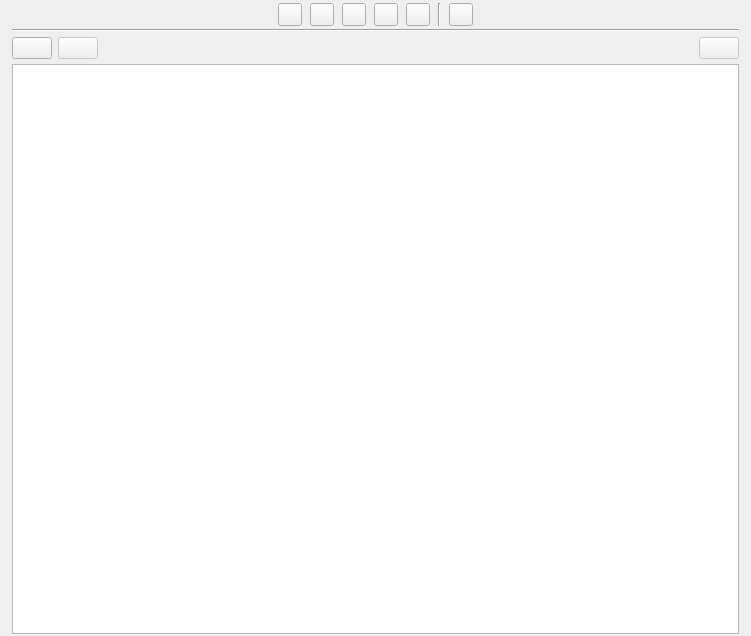
<?xml version="1.0" encoding="UTF-8"?>
<ui version="4.0">
 <class>CharactersView</class>
 <widget class="QWidget" name="CharactersView">
  <property name="geometry">
   <rect>
    <x>0</x>
    <y>0</y>
    <width>751</width>
    <height>636</height>
   </rect>
  </property>
  <property name="windowTitle">
   <string>Form</string>
  </property>
  <layout class="QVBoxLayout" name="verticalLayout">
   <property name="spacing">
    <number>6</number>
   </property>
   <property name="leftMargin">
    <number>2</number>
   </property>
   <property name="topMargin">
    <number>0</number>
   </property>
   <property name="rightMargin">
    <number>2</number>
   </property>
   <property name="bottomMargin">
    <number>2</number>
   </property>
   <item>
    <widget class="QStackedWidget" name="stackedWidget">
     <property name="currentIndex">
      <number>0</number>
     </property>
     <widget class="QWidget" name="pageView">
      <layout class="QVBoxLayout" name="verticalLayout_4">
       <property name="spacing">
        <number>3</number>
       </property>
       <property name="leftMargin">
        <number>10</number>
       </property>
       <property name="topMargin">
        <number>1</number>
       </property>
       <property name="rightMargin">
        <number>10</number>
       </property>
       <property name="bottomMargin">
        <number>0</number>
       </property>
       <item>
        <widget class="QWidget" name="widget_2" native="true">
         <layout class="QHBoxLayout" name="horizontalLayout_5">
          <property name="spacing">
           <number>8</number>
          </property>
          <property name="leftMargin">
           <number>0</number>
          </property>
          <property name="topMargin">
           <number>2</number>
          </property>
          <property name="rightMargin">
           <number>0</number>
          </property>
          <property name="bottomMargin">
           <number>0</number>
          </property>
          <item>
           <spacer name="horizontalSpacer_6">
            <property name="orientation">
             <enum>Qt::Horizontal</enum>
            </property>
            <property name="sizeHint" stdset="0">
             <size>
              <width>40</width>
              <height>20</height>
             </size>
            </property>
           </spacer>
          </item>
          <item>
           <widget class="QToolButton" name="btnCardsView">
            <property name="cursor">
             <cursorShape>PointingHandCursor</cursorShape>
            </property>
            <property name="toolTip">
             <string>Cards view</string>
            </property>
            <property name="styleSheet">
             <string notr="true"/>
            </property>
            <property name="text">
             <string/>
            </property>
            <property name="shortcut">
             <string>1</string>
            </property>
            <property name="checkable">
             <bool>true</bool>
            </property>
            <property name="checked">
             <bool>false</bool>
            </property>
            <property name="base" stdset="0">
             <bool>true</bool>
            </property>
            <attribute name="buttonGroup">
             <string notr="true">btnGroupViews</string>
            </attribute>
           </widget>
          </item>
          <item>
           <widget class="QToolButton" name="btnTableView">
            <property name="cursor">
             <cursorShape>PointingHandCursor</cursorShape>
            </property>
            <property name="toolTip">
             <string>Table view</string>
            </property>
            <property name="text">
             <string/>
            </property>
            <property name="shortcut">
             <string>2</string>
            </property>
            <property name="checkable">
             <bool>true</bool>
            </property>
            <property name="base" stdset="0">
             <bool>true</bool>
            </property>
            <attribute name="buttonGroup">
             <string notr="true">btnGroupViews</string>
            </attribute>
           </widget>
          </item>
          <item>
           <widget class="QToolButton" name="btnBackstoryView">
            <property name="cursor">
             <cursorShape>PointingHandCursor</cursorShape>
            </property>
            <property name="toolTip">
             <string>Backstory view</string>
            </property>
            <property name="text">
             <string/>
            </property>
            <property name="shortcut">
             <string>3</string>
            </property>
            <property name="checkable">
             <bool>true</bool>
            </property>
            <property name="base" stdset="0">
             <bool>true</bool>
            </property>
            <attribute name="buttonGroup">
             <string notr="true">btnGroupViews</string>
            </attribute>
           </widget>
          </item>
          <item>
           <widget class="QToolButton" name="btnRelationsView">
            <property name="cursor">
             <cursorShape>PointingHandCursor</cursorShape>
            </property>
            <property name="toolTip">
             <string>Relations view</string>
            </property>
            <property name="text">
             <string/>
            </property>
            <property name="shortcut">
             <string>4</string>
            </property>
            <property name="checkable">
             <bool>true</bool>
            </property>
            <property name="base" stdset="0">
             <bool>true</bool>
            </property>
            <attribute name="buttonGroup">
             <string notr="true">btnGroupViews</string>
            </attribute>
           </widget>
          </item>
          <item>
           <widget class="QToolButton" name="btnComparison">
            <property name="cursor">
             <cursorShape>PointingHandCursor</cursorShape>
            </property>
            <property name="toolTip">
             <string>Comparison view</string>
            </property>
            <property name="text">
             <string/>
            </property>
            <property name="shortcut">
             <string>5</string>
            </property>
            <property name="checkable">
             <bool>true</bool>
            </property>
            <property name="base" stdset="0">
             <bool>true</bool>
            </property>
            <attribute name="buttonGroup">
             <string notr="true">btnGroupViews</string>
            </attribute>
           </widget>
          </item>
          <item>
           <widget class="Line" name="line_2">
            <property name="orientation">
             <enum>Qt::Vertical</enum>
            </property>
           </widget>
          </item>
          <item>
           <widget class="QToolButton" name="btnProgressView">
            <property name="cursor">
             <cursorShape>PointingHandCursor</cursorShape>
            </property>
            <property name="toolTip">
             <string>Progress view</string>
            </property>
            <property name="text">
             <string/>
            </property>
            <property name="shortcut">
             <string>6</string>
            </property>
            <property name="checkable">
             <bool>true</bool>
            </property>
            <property name="base" stdset="0">
             <bool>true</bool>
            </property>
            <attribute name="buttonGroup">
             <string notr="true">btnGroupViews</string>
            </attribute>
           </widget>
          </item>
          <item>
           <spacer name="horizontalSpacer_9">
            <property name="orientation">
             <enum>Qt::Horizontal</enum>
            </property>
            <property name="sizeHint" stdset="0">
             <size>
              <width>40</width>
              <height>20</height>
             </size>
            </property>
           </spacer>
          </item>
         </layout>
        </widget>
       </item>
       <item>
        <widget class="Line" name="line">
         <property name="orientation">
          <enum>Qt::Horizontal</enum>
         </property>
        </widget>
       </item>
       <item>
        <widget class="QWidget" name="wdgToolbar" native="true">
         <layout class="QHBoxLayout" name="horizontalLayout">
          <property name="spacing">
           <number>6</number>
          </property>
          <property name="leftMargin">
           <number>0</number>
          </property>
          <property name="topMargin">
           <number>2</number>
          </property>
          <property name="rightMargin">
           <number>0</number>
          </property>
          <property name="bottomMargin">
           <number>2</number>
          </property>
          <item>
           <widget class="QPushButton" name="btnNew">
            <property name="sizePolicy">
             <sizepolicy hsizetype="Minimum" vsizetype="Fixed">
              <horstretch>0</horstretch>
              <verstretch>0</verstretch>
             </sizepolicy>
            </property>
            <property name="maximumSize">
             <size>
              <width>130</width>
              <height>16777215</height>
             </size>
            </property>
            <property name="cursor">
             <cursorShape>PointingHandCursor</cursorShape>
            </property>
            <property name="text">
             <string/>
            </property>
            <property name="shortcut">
             <string>Ctrl+N</string>
            </property>
            <property name="positive" stdset="0">
             <bool>true</bool>
            </property>
            <property name="base" stdset="0">
             <bool>true</bool>
            </property>
           </widget>
          </item>
          <item>
           <widget class="QPushButton" name="btnEdit">
            <property name="enabled">
             <bool>false</bool>
            </property>
            <property name="sizePolicy">
             <sizepolicy hsizetype="Minimum" vsizetype="Fixed">
              <horstretch>0</horstretch>
              <verstretch>0</verstretch>
             </sizepolicy>
            </property>
            <property name="maximumSize">
             <size>
              <width>130</width>
              <height>16777215</height>
             </size>
            </property>
            <property name="cursor">
             <cursorShape>PointingHandCursor</cursorShape>
            </property>
            <property name="text">
             <string/>
            </property>
            <property name="shortcut">
             <string>E</string>
            </property>
            <property name="base" stdset="0">
             <bool>true</bool>
            </property>
           </widget>
          </item>
          <item>
           <spacer name="horizontalSpacer_2">
            <property name="orientation">
             <enum>Qt::Horizontal</enum>
            </property>
            <property name="sizeType">
             <enum>QSizePolicy::Preferred</enum>
            </property>
            <property name="sizeHint" stdset="0">
             <size>
              <width>40</width>
              <height>20</height>
             </size>
            </property>
           </spacer>
          </item>
          <item>
           <spacer name="horizontalSpacer">
            <property name="orientation">
             <enum>Qt::Horizontal</enum>
            </property>
            <property name="sizeHint" stdset="0">
             <size>
              <width>40</width>
              <height>20</height>
             </size>
            </property>
           </spacer>
          </item>
          <item>
           <widget class="QPushButton" name="btnDelete">
            <property name="enabled">
             <bool>false</bool>
            </property>
            <property name="maximumSize">
             <size>
              <width>130</width>
              <height>16777215</height>
             </size>
            </property>
            <property name="cursor">
             <cursorShape>PointingHandCursor</cursorShape>
            </property>
            <property name="text">
             <string/>
            </property>
            <property name="shortcut">
             <string>Del</string>
            </property>
            <property name="deconstructive" stdset="0">
             <bool>true</bool>
            </property>
            <property name="base" stdset="0">
             <bool>true</bool>
            </property>
           </widget>
          </item>
         </layout>
        </widget>
       </item>
       <item>
        <widget class="QStackedWidget" name="stackCharacters">
         <property name="currentIndex">
          <number>0</number>
         </property>
         <widget class="QWidget" name="pageTableView">
          <layout class="QVBoxLayout" name="verticalLayout_6">
           <property name="spacing">
            <number>0</number>
           </property>
           <property name="leftMargin">
            <number>0</number>
           </property>
           <property name="topMargin">
            <number>0</number>
           </property>
           <property name="rightMargin">
            <number>0</number>
           </property>
           <property name="bottomMargin">
            <number>0</number>
           </property>
           <item>
            <widget class="QTableView" name="tblCharacters">
             <property name="tabKeyNavigation">
              <bool>false</bool>
             </property>
             <property name="dragEnabled">
              <bool>false</bool>
             </property>
             <property name="dragDropMode">
              <enum>QAbstractItemView::NoDragDrop</enum>
             </property>
             <property name="defaultDropAction">
              <enum>Qt::CopyAction</enum>
             </property>
             <property name="iconSize">
              <size>
               <width>32</width>
               <height>32</height>
              </size>
             </property>
             <property name="sortingEnabled">
              <bool>true</bool>
             </property>
             <attribute name="horizontalHeaderMinimumSectionSize">
              <number>20</number>
             </attribute>
             <attribute name="horizontalHeaderStretchLastSection">
              <bool>true</bool>
             </attribute>
             <attribute name="verticalHeaderVisible">
              <bool>false</bool>
             </attribute>
             <attribute name="verticalHeaderMinimumSectionSize">
              <number>33</number>
             </attribute>
             <attribute name="verticalHeaderDefaultSectionSize">
              <number>33</number>
             </attribute>
            </widget>
           </item>
          </layout>
         </widget>
         <widget class="QWidget" name="pageBackstory">
          <layout class="QVBoxLayout" name="verticalLayout_2">
           <property name="spacing">
            <number>3</number>
           </property>
           <property name="leftMargin">
            <number>0</number>
           </property>
           <property name="topMargin">
            <number>2</number>
           </property>
           <property name="rightMargin">
            <number>0</number>
           </property>
           <property name="bottomMargin">
            <number>2</number>
           </property>
           <item alignment="Qt::AlignTop">
            <widget class="CharacterSelectorButtons" name="wdgCharacterSelector" native="true">
             <property name="sizePolicy">
              <sizepolicy hsizetype="Expanding" vsizetype="Preferred">
               <horstretch>0</horstretch>
               <verstretch>0</verstretch>
              </sizepolicy>
             </property>
             <property name="minimumSize">
              <size>
               <width>0</width>
               <height>0</height>
              </size>
             </property>
            </widget>
           </item>
           <item>
            <widget class="QScrollArea" name="scrollArea_2">
             <property name="widgetResizable">
              <bool>true</bool>
             </property>
             <widget class="QWidget" name="scrollAreaBackstoryContent">
              <property name="geometry">
               <rect>
                <x>0</x>
                <y>0</y>
                <width>98</width>
                <height>28</height>
               </rect>
              </property>
              <layout class="QHBoxLayout" name="horizontalLayout_4">
               <property name="spacing">
                <number>3</number>
               </property>
               <property name="leftMargin">
                <number>2</number>
               </property>
               <property name="topMargin">
                <number>2</number>
               </property>
               <property name="rightMargin">
                <number>2</number>
               </property>
               <property name="bottomMargin">
                <number>2</number>
               </property>
              </layout>
             </widget>
            </widget>
           </item>
          </layout>
         </widget>
         <widget class="QWidget" name="pageRelationsView">
          <layout class="QVBoxLayout" name="verticalLayout_9">
           <property name="spacing">
            <number>3</number>
           </property>
           <property name="leftMargin">
            <number>0</number>
           </property>
           <property name="topMargin">
            <number>0</number>
           </property>
           <property name="rightMargin">
            <number>0</number>
           </property>
           <property name="bottomMargin">
            <number>0</number>
           </property>
           <item>
            <widget class="QSplitter" name="networkSplitter">
             <property name="orientation">
              <enum>Qt::Horizontal</enum>
             </property>
             <property name="childrenCollapsible">
              <bool>false</bool>
             </property>
             <widget class="QWidget" name="wdgGraphSelectorParent" native="true"/>
             <widget class="QWidget" name="relationsParent" native="true">
              <property name="sizePolicy">
               <sizepolicy hsizetype="Expanding" vsizetype="Expanding">
                <horstretch>0</horstretch>
                <verstretch>0</verstretch>
               </sizepolicy>
              </property>
              <layout class="QVBoxLayout" name="verticalLayout_12">
               <property name="spacing">
                <number>0</number>
               </property>
               <property name="leftMargin">
                <number>0</number>
               </property>
               <property name="topMargin">
                <number>0</number>
               </property>
               <property name="rightMargin">
                <number>0</number>
               </property>
               <property name="bottomMargin">
                <number>0</number>
               </property>
              </layout>
             </widget>
            </widget>
           </item>
          </layout>
         </widget>
         <widget class="QWidget" name="pageProgressView">
          <layout class="QVBoxLayout" name="verticalLayout_5">
           <property name="spacing">
            <number>4</number>
           </property>
           <property name="leftMargin">
            <number>0</number>
           </property>
           <property name="topMargin">
            <number>0</number>
           </property>
           <property name="rightMargin">
            <number>0</number>
           </property>
           <property name="bottomMargin">
            <number>0</number>
           </property>
          </layout>
         </widget>
         <widget class="QWidget" name="pageComparison">
          <layout class="QVBoxLayout" name="verticalLayout_7">
           <property name="spacing">
            <number>4</number>
           </property>
           <property name="leftMargin">
            <number>0</number>
           </property>
           <property name="topMargin">
            <number>0</number>
           </property>
           <property name="rightMargin">
            <number>0</number>
           </property>
           <property name="bottomMargin">
            <number>0</number>
           </property>
           <item>
            <widget class="CharacterSelectorButtons" name="wdgComparisonCharacterSelector" native="true">
             <property name="sizePolicy">
              <sizepolicy hsizetype="Expanding" vsizetype="Preferred">
               <horstretch>0</horstretch>
               <verstretch>0</verstretch>
              </sizepolicy>
             </property>
            </widget>
           </item>
           <item>
            <widget class="QScrollArea" name="scrollArea_3">
             <property name="frameShape">
              <enum>QFrame::NoFrame</enum>
             </property>
             <property name="lineWidth">
              <number>0</number>
             </property>
             <property name="widgetResizable">
              <bool>true</bool>
             </property>
             <widget class="QWidget" name="scrollAreaComparisonContent">
              <property name="geometry">
               <rect>
                <x>0</x>
                <y>0</y>
                <width>727</width>
                <height>556</height>
               </rect>
              </property>
              <layout class="QVBoxLayout" name="verticalLayout_8">
               <property name="spacing">
                <number>4</number>
               </property>
               <property name="leftMargin">
                <number>0</number>
               </property>
               <property name="topMargin">
                <number>0</number>
               </property>
               <property name="rightMargin">
                <number>0</number>
               </property>
               <property name="bottomMargin">
                <number>0</number>
               </property>
              </layout>
             </widget>
            </widget>
           </item>
          </layout>
         </widget>
         <widget class="QWidget" name="pageCardsView">
          <layout class="QHBoxLayout" name="horizontalLayout_2">
           <property name="spacing">
            <number>0</number>
           </property>
           <property name="leftMargin">
            <number>0</number>
           </property>
           <property name="topMargin">
            <number>0</number>
           </property>
           <property name="rightMargin">
            <number>0</number>
           </property>
           <property name="bottomMargin">
            <number>0</number>
           </property>
           <item>
            <widget class="QScrollArea" name="scrollArea">
             <property name="frameShape">
              <enum>QFrame::NoFrame</enum>
             </property>
             <property name="widgetResizable">
              <bool>true</bool>
             </property>
             <widget class="QWidget" name="scrollAreaWidgetContents">
              <property name="geometry">
               <rect>
                <x>0</x>
                <y>0</y>
                <width>100</width>
                <height>30</height>
               </rect>
              </property>
              <layout class="QHBoxLayout" name="horizontalLayout_3">
               <property name="spacing">
                <number>0</number>
               </property>
               <property name="leftMargin">
                <number>0</number>
               </property>
               <property name="topMargin">
                <number>0</number>
               </property>
               <property name="rightMargin">
                <number>0</number>
               </property>
               <property name="bottomMargin">
                <number>0</number>
               </property>
               <item>
                <widget class="CardsView" name="cards">
                 <property name="sizePolicy">
                  <sizepolicy hsizetype="Preferred" vsizetype="Expanding">
                   <horstretch>0</horstretch>
                   <verstretch>0</verstretch>
                  </sizepolicy>
                 </property>
                 <property name="styleSheet">
                  <string notr="true">.CardsView {
	background-color: rgb(255, 255, 255);
}</string>
                 </property>
                 <property name="frameShape">
                  <enum>QFrame::Box</enum>
                 </property>
                 <property name="frameShadow">
                  <enum>QFrame::Raised</enum>
                 </property>
                </widget>
               </item>
              </layout>
             </widget>
            </widget>
           </item>
          </layout>
         </widget>
        </widget>
       </item>
      </layout>
     </widget>
     <widget class="QWidget" name="pageEditor">
      <layout class="QVBoxLayout" name="verticalLayout_3"/>
     </widget>
    </widget>
   </item>
  </layout>
 </widget>
 <customwidgets>
  <customwidget>
   <class>CharacterSelectorButtons</class>
   <extends>QWidget</extends>
   <header>src.main.python.plotlyst.view.widget.characters</header>
   <container>1</container>
  </customwidget>
  <customwidget>
   <class>CardsView</class>
   <extends>QFrame</extends>
   <header>src.main.python.plotlyst.view.widget.cards</header>
   <container>1</container>
  </customwidget>
 </customwidgets>
 <resources/>
 <connections/>
 <buttongroups>
  <buttongroup name="btnGroupViews"/>
 </buttongroups>
</ui>
